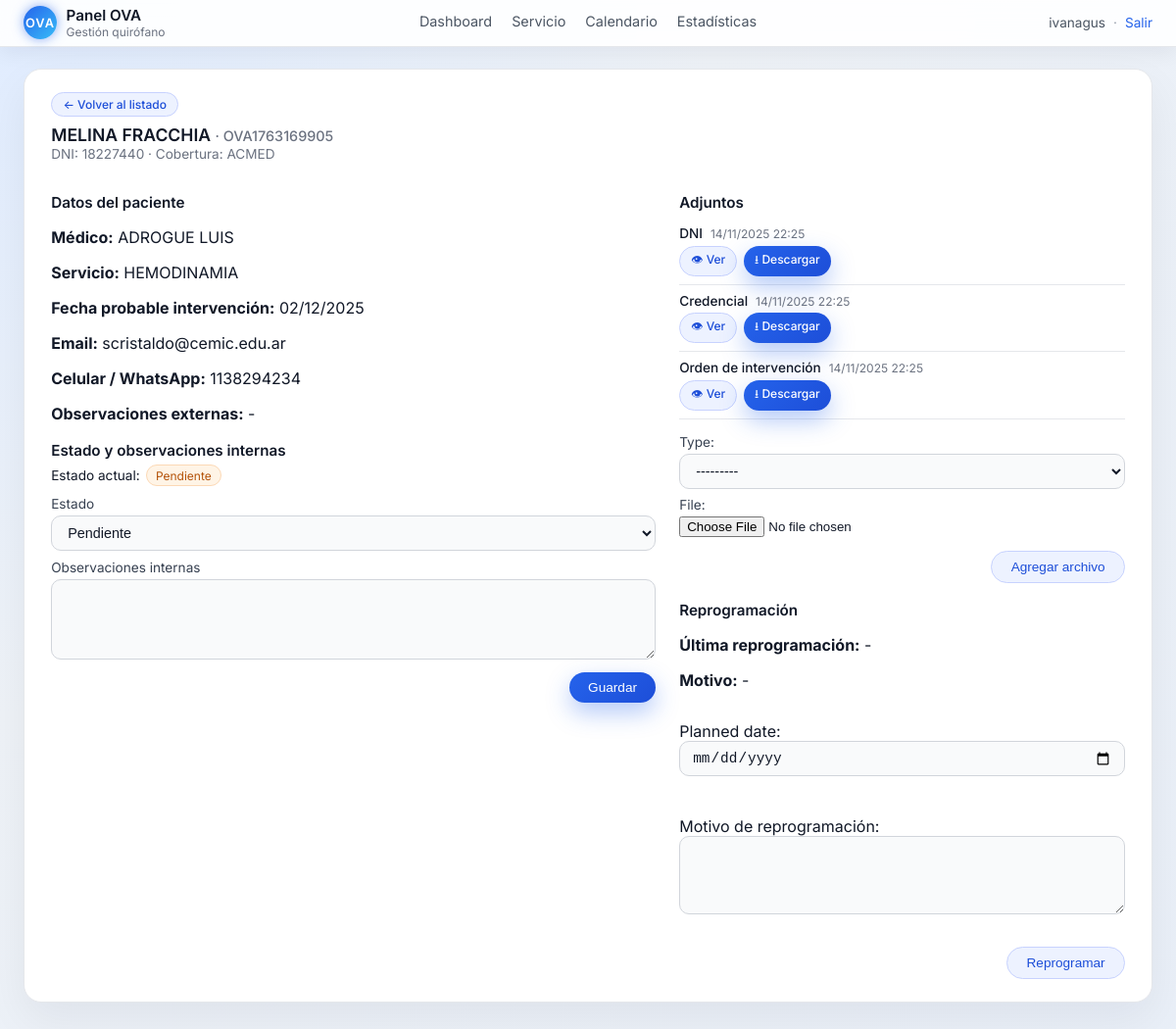
The page /servicio/3/ (signed in) on the database its author committed.
### core/models.py (models this page shows, shortened)
class Patient(models.Model):
    STATUS_PENDIENTE = 'PENDIENTE'
    STATUS_SOLICITADO = 'SOLICITADO'
    STATUS_AUTORIZADO = 'AUTORIZADO'
    STATUS_MATERIAL_PENDIENTE = 'MATERIAL_PENDIENTE'
    STATUS_RECHAZO = 'RECHAZO'
    STATUS_REPROGRAMADO = 'REPROGRAMADO'
    STATUS_CHOICES = [
        (STATUS_PENDIENTE, 'Pendiente'),
        (STATUS_SOLICITADO, 'Solicitado'),
        (STATUS_AUTORIZADO, 'Autorizado'),
        (STATUS_MATERIAL_PENDIENTE, 'Material pendiente'),
        (STATUS_RECHAZO, 'Rechazo'),
        (STATUS_REPROGRAMADO, 'Reprogramado'),
    ]
    full_name = models.CharField(max_length=255)
    dni = models.CharField(max_length=50)
    phone = models.CharField(max_length=50, blank=True, null=True)
    email = models.CharField(max_length=255, blank=True, null=True)
    coverage = models.CharField(max_length=255)
    doctor = models.CharField(max_length=255)
    service = models.CharField(max_length=255)
    planned_date = models.DateField()
    created_at = models.DateTimeField(auto_now_add=True)
    updated_at = models.DateTimeField(auto_now=True)
    status = models.CharField(
        max_length=30,
        choices=STATUS_CHOICES,
        default=STATUS_PENDIENTE
    )
    internal_observations = models.TextField(blank=True, null=True)
    external_observations = models.TextField(blank=True, null=True)
    last_reprogram_date = models.DateTimeField(blank=True, null=True)
    last_reprogram_reason = models.TextField(blank=True, null=True)
    tracking_id = models.CharField(max_length=32, unique=True, editable=False)

class Attachment(models.Model):
    TYPE_CREDENCIAL = 'CREDENCIAL'
    TYPE_DNI = 'DNI'
    TYPE_ORDEN = 'ORDEN'
    TYPE_MATERIALES = 'MATERIALES'
    TYPE_ESTUDIOS = 'ESTUDIOS'
    TYPE_CHOICES = [
        (TYPE_CREDENCIAL, 'Credencial'),
        (TYPE_DNI, 'DNI'),
        (TYPE_ORDEN, 'Orden de intervención'),
        (TYPE_MATERIALES, 'Materiales'),
        (TYPE_ESTUDIOS, 'Estudios / HC'),
    ]
    patient = models.ForeignKey(
        Patient,
        on_delete=models.CASCADE,
        related_name='attachments'
    )
    file = models.FileField(upload_to='attachments/%Y/%m/%d/')
    type = models.CharField(max_length=20, choices=TYPE_CHOICES)
    uploaded_at = models.DateTimeField(auto_now_add=True)

### core/views.py (the view, shortened to what this page needs)
# urls.py: path('servicio/<int:pk>/', views.patient_detail, name='patient_detail'),
@login_required
def patient_detail(request, pk):
    patient = get_object_or_404(Patient, pk=pk)
    attachment_form = AttachmentForm()
    reprogram_form = ReprogramForm()
    context = {
        "patient": patient,
        "attachment_form": attachment_form,
        "reprogram_form": reprogram_form,
    }
    return render(request, "core/patient_detail.html", context)

### core/forms.py
class AttachmentForm(forms.ModelForm):
    class Meta:
        model = Attachment
        fields = ['type', 'file']

class ReprogramForm(forms.ModelForm):
    reprogram_reason = forms.CharField(
        required=True,
        widget=forms.Textarea(attrs={'rows': 3}),
        label='Motivo de reprogramación'
    )
    class Meta:
        model = Patient
        fields = ['planned_date']
        widgets = {
            'planned_date': forms.DateInput(attrs={'type': 'date'}),
        }

### core/templates/core/patient_detail.html (shortened to what this page needs)
{% extends 'core/base.html' %}
{% block content %}
<section class="card card-detail">
  <div class="detail-header">
    <div class="detail-header-top">
      <a href="{% url 'core:patient_list' %}" class="btn-secondary btn-small">
        ← Volver al listado
      </a>
    </div>
    <h2 class="detail-title">
      {{ patient.full_name }}
      <span class="detail-id">· {{ patient.tracking_id }}</span>
    </h2>
    <p class="detail-meta">
      DNI: {{ patient.dni }} · Cobertura: {{ patient.coverage }}
    </p>
  </div>
  <div class="detail-grid">
    <div class="detail-column">
      <h3 class="section-title">Datos del paciente</h3>
      <p><strong>Médico:</strong> {{ patient.doctor }}</p>
      <p><strong>Servicio:</strong> {{ patient.service }}</p>
      <p><strong>Fecha probable intervención:</strong> {{ patient.planned_date|date:"d/m/Y" }}</p>
      <p><strong>Email:</strong> {{ patient.email|default:"-" }}</p>
      <p><strong>Celular / WhatsApp:</strong> {{ patient.phone|default:"-" }}</p>
      <p><strong>Observaciones externas:</strong> {{ patient.external_observations|default:"-" }}</p>
      <h3 class="section-title">Estado y observaciones internas</h3>
      <p class="detail-current-status">
        <span>Estado actual:</span>
        {% if patient.status == 'AUTORIZADO' %}
          <span class="badge badge-autorizado">{{ patient.get_status_display }}</span>
        {% elif patient.status == 'PENDIENTE' %}
          <span class="badge badge-pendiente">{{ patient.get_status_display }}</span>
        {% elif patient.status == 'SOLICITADO' %}
          <span class="badge badge-solicitado">{{ patient.get_status_display }}</span>
        {% elif patient.status == 'MATERIAL_PENDIENTE' %}
          <span class="badge badge-material">{{ patient.get_status_display }}</span>
        {% elif patient.status == 'RECHAZO' %}
          <span class="badge badge-rechazado">{{ patient.get_status_display }}</span>
        {% elif patient.status == 'REPROGRAMADO' %}
          <span class="badge badge-reprogramado">{{ patient.get_status_display }}</span>
        {% else %}
          <span class="badge">{{ patient.get_status_display }}</span>
        {% endif %}
      </p>
      <form method="post" class="detail-form">
        <div class="form-group">
          <label for="status">Estado</label>
          <select name="status" id="status">
            {% for value,label in patient.STATUS_CHOICES %}
              <option value="{{ value }}" {% if value == patient.status %}selected{% endif %}>
                {{ label }}
              </option>
            {% endfor %}
          </select>
        </div>
        <div class="form-group">
          <label for="internal_observations">Observaciones internas</label>
          <textarea name="internal_observations" id="internal_observations" rows="4">
{{ patient.internal_observations|default:"" }}</textarea>
        </div>
        <div class="form-actions">
          <button type="submit" class="btn-primary">
            Guardar
          </button>
        </div>
      </form>
    </div>
    <div class="detail-column">
      <h3 class="section-title">Adjuntos</h3>
      <ul class="attachments-list">
        {% for a in patient.attachments.all %}
          <li>
            <div class="attachment-main">
              <span class="attachment-label">{{ a.get_type_display }}</span>
              <span class="attachment-meta">
                {{ a.uploaded_at|date:"d/m/Y H:i" }}
              </span>
            </div>
            <div class="attachment-actions">
              <a href="{{ a.file.url }}" target="_blank" class="btn-secondary btn-small">
                👁 Ver
              </a>
              <a href="{{ a.file.url }}" download class="btn-primary btn-small">
                ⭳ Descargar
              </a>
            </div>
          </li>
        {% empty %}
          <li>Sin archivos adjuntos.</li>
        {% endfor %}
      </ul>
      <form method="post" enctype="multipart/form-data" class="detail-form">
        <div class="form-group">
          {{ attachment_form.type.label_tag }}
          {{ attachment_form.type }}
        </div>
        <div class="form-group">
          {{ attachment_form.file.label_tag }}
          {{ attachment_form.file }}
        </div>
        <div class="form-actions">
          <button type="submit" class="btn-secondary">
            Agregar archivo
          </button>
        </div>
      </form>
      <h3 class="section-title">Reprogramación</h3>
      <p><strong>Última reprogramación:</strong> {{ patient.last_reprogram_date|default:"-" }}</p>
      <p><strong>Motivo:</strong> {{ patient.last_reprogram_reason|default:"-" }}</p>
      <form method="post" class="detail-form">
        {{ reprogram_form.as_p }}
        <div class="form-actions">
          <button type="submit" class="btn-secondary">
            Reprogramar
          </button>
        </div>
      </form>
    </div>
  </div>
</section>
{% endblock %}

### core/templates/core/base.html (shortened to what this page needs)
{% load static %}
<!DOCTYPE html>
<html lang="es">
  <head>
    <link rel="stylesheet" href="{% static 'core/css/styles.css' %}">
    <link rel="stylesheet" href="https://cdn.jsdelivr.net/npm/fullcalendar@6.1.15/index.global.min.css">
  </head>
  <body>
    <header class="topbar">
      <div class="topbar-inner">
        <div class="topbar-left">
          <span class="logo-chip">OVA</span>
          <div class="logo-text">
            <span class="logo-title">Panel OVA</span>
            <span class="logo-subtitle">Gestión quirófano</span>
          </div>
        </div>
        <nav class="topbar-nav">
          <a href="/">Dashboard</a>
          <a href="/servicio/">Servicio</a>
          <a href="/calendario/">Calendario</a>
          <a href="/estadisticas/">Estadísticas</a>
        </nav>
        <div class="topbar-right">
          {% if user.is_authenticated %}
            <span class="user-label">{{ user.username }}</span>
            <span class="topbar-divider">·</span>
            <a href="/accounts/logout/">Salir</a>
          {% else %}
            <a href="/accounts/login/">Login</a>
          {% endif %}
        </div>
      </div>
    </header>
    <main class="main">
      <div class="main-container">
        {% block content %}{% endblock %}
      </div>
    </main>
  </body>
</html>

### rows shown on the page
Patient: full_name "MELINA FRACCHIA", tracking_id "OVA1763169905", dni "18227440", coverage "ACMED", doctor "ADROGUE LUIS", service "HEMODINAMIA", planned_date "02/12/2025", email "scristaldo@cemic.edu.ar", phone "1138294234", external_observations "-", status "Pendiente", last_reprogram_date "-", last_reprogram_reason "-"
Attachment: type "DNI", uploaded_at "14/11/2025 22:25"
Attachment: type "Credencial", uploaded_at "14/11/2025 22:25"
Attachment: type "Orden de intervención", uploaded_at "14/11/2025 22:25"

### other values the page prints
{{ user.username }} "ivanagus"
{{ attachment_form.type.label_tag }} "Type:"
{{ attachment_form.file.label_tag }} "File:"
